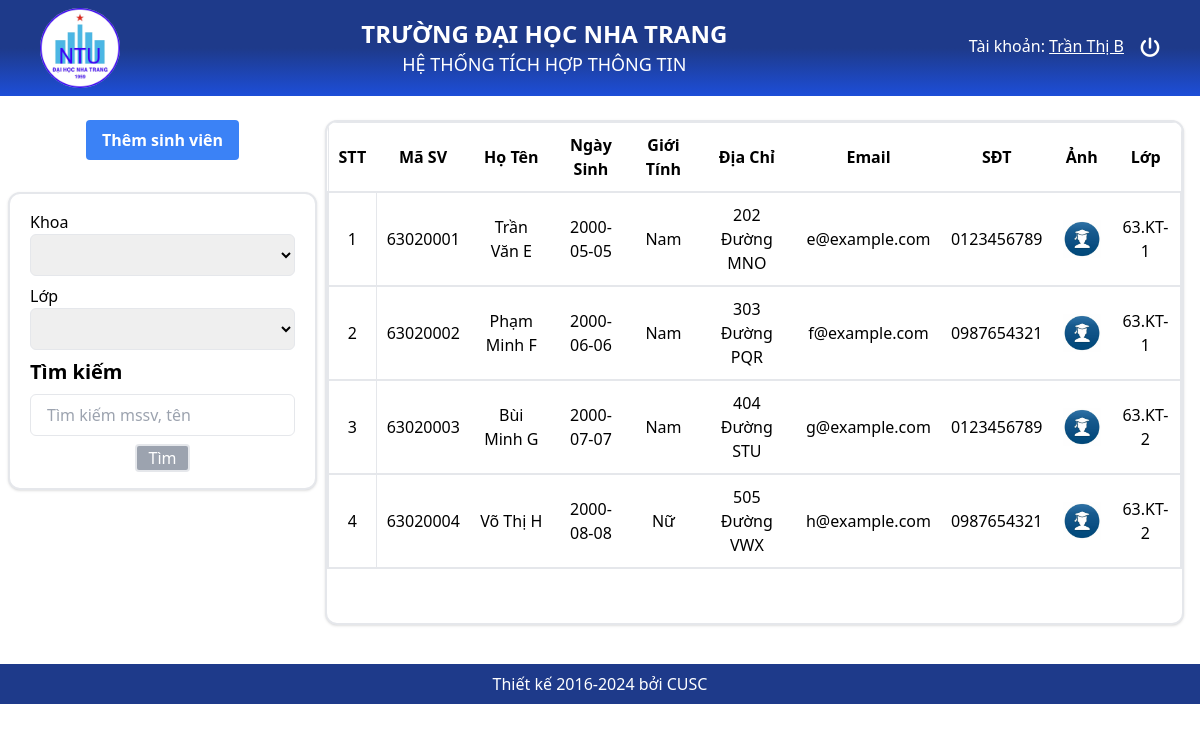
The app's page /Views/Student_List.php?khoaOption=02-KT (signed in) with its own data.
### tables this page shows
CREATE TABLE `sinhvien` (
  `MaSV` varchar(20) NOT NULL,
  `HoTen` varchar(100) NOT NULL,
  `NgaySinh` date DEFAULT NULL,
  `GioiTinh` varchar(10) NOT NULL,
  `DiaChi` varchar(200) DEFAULT NULL,
  `Email` varchar(100) DEFAULT NULL,
  `SDT` varchar(15) DEFAULT NULL,
  `AnhSV` varchar(100) NOT NULL,
  `MaLop` varchar(10) NOT NULL
);

### Controllers/KhoaController.php (called while the page is built)
<?php
class KhoaController {
    protected $conn;
    public function __construct($conn) {
        $this->conn = $conn;
    }
    public function DanhSach() {
        $sql = "SELECT * FROM khoa";
        $result = $this->conn->query($sql);
        return $result;
    }
}
?>

### Controllers/LopController.php (called while the page is built, shortened)
<?php
class LopController {
    protected $conn;
    public function __construct($conn) {
        $this->conn = $conn;
    }
    public function DanhSach() {
        $sql = "SELECT * FROM lop";
        $result = $this->conn->query($sql);
        return $result;
    }
}
?>

### Controllers/SinhVienController.php (called while the page is built, shortened)
<?php
class SinhVienController
{
    protected $conn;
    public function __construct($conn)
    {
        $this->conn = $conn;
    }
    public function timKiem($maKhoa = null, $maLop = null, $search = null)
    {
        $sql = "SELECT sinhvien.* FROM sinhvien
                INNER JOIN lop ON sinhvien.MaLop = lop.MaLop
                INNER JOIN khoa ON lop.MaKhoa = khoa.MaKhoa";
        $dieukien = array();
        if (!empty($maKhoa) && $maKhoa !== " ") {
            $dieukien[] = "khoa.MaKhoa = '$maKhoa'";
        }
        if (count($dieukien) > 0) {
            $sql .= " WHERE " . implode(' AND ', $dieukien);
        }
        $result = $this->conn->query($sql);
        return $result;
    }
}
?>

### Views/Student_List.php (the view, shortened to what this page needs)
<?php
require_once __DIR__ . '/../config/db.php';
include_once __DIR__ . '/../Controllers/SinhVienController.php';
include_once __DIR__ . '/../Controllers/KhoaController.php';
include_once __DIR__ . '/../Controllers/LopController.php';
$svController = new SinhVienController($conn);
$khoaController = new KhoaController($conn);
$lopController = new LopController($conn);
$maKhoa = isset($_GET['khoaOption']) ? $_GET['khoaOption'] : '';
$maLop = isset($_GET['lopOption']) ? $_GET['lopOption'] : '';
$search = isset($_GET['search']) ? $_GET['search'] : '';
$khoaList = $khoaController->DanhSach();
$lopList = $lopController->DanhSach();
$sinhvienList = $svController->timKiem($maKhoa, $maLop, $search);
?>
<?php include_once __DIR__ . "/../layout/header.php"; ?>
<body>
    <div class="my-6 mx-2 min-h-[520px] flex">
        <div class="flex flex-col items-center">
            <button onclick="window.location.href='Student_Create.php'" class="mb-4 px-4 py-2 bg-blue-500 text-white font-semibold rounded hover:bg-blue-600">
                Thêm sinh viên
            </button>
            <form method="GET" class="h-max w-max px-5 py-4 flex flex-col bg-white rounded-xl shadow border-2 mt-4">
                <label class="grid grid-cols-2">
                    <span>Khoa</span>
                    <select id="khoaOption" name="khoaOption" class="col-span-2 p-2 border rounded-md">
                        <option value=""></option>
                    <?php
                        if ($khoaList->num_rows > 0) {
                            while ($khoa = $khoaList->fetch_assoc()) {
                                echo "<option value=\"" . $khoa['MaKhoa'] . "\">" . htmlspecialchars($khoa['TenKhoa']) . "</option>";
                            }
                        }
                    ?>
                    </select>
                </label>
                <label class="grid grid-cols-2 mt-2">
                    <span>Lớp</span>
                    <select id="lopOption" name="lopOption" class="col-span-2 p-2 border rounded-md">
                    <option value=""></option>
                    <?php
                        if ($lopList->num_rows > 0) {
                            while ($lop = $lopList->fetch_assoc()) {
                                echo "<option value=\"" . $lop['MaLop'] . "\">" . htmlspecialchars($lop['TenLop']) . "</option>";
                            }
                        }
                    ?>
                    </select>
                </label>
                <h1 class="font-bold text-xl py-2">Tìm kiếm</h1>
                <input type="text" name="search" class="px-4 py-2 border rounded-md" placeholder="Tìm kiếm mssv, tên" id="searchInput">
                <div class="text-center text-white">
                    <button type="submit" class="border-2 px-3 mt-2 rounded bg-gray-400 hover:bg-gray-500">Tìm</button>
                </div>
            </form>
        </div>
        <div class="w-full h-[505px] mx-2 bg-white rounded-xl shadow border-2 overflow-scroll overflow-x-hidden">
            <table border="1" cellpadding="10" cellspacing="0" class="w-full text-center border border-collapse">
                <thead>
                    <tr class="">
                        <th>STT</th>
                        <th>Mã SV</th>
                        <th>Họ Tên</th>
                        <th>Ngày Sinh</th>
                        <th>Giới Tính</th>
                        <th>Địa Chỉ</th>
                        <th>Email</th>
                        <th>SĐT</th>
                        <th>Ảnh</th>
                        <th>Lớp</th>
                    </tr>
                </thead>
                <tbody>
                    <?php if ($sinhvienList && $sinhvienList->num_rows > 0): ?>
                        <?php $stt=1; foreach ($sinhvienList as $sinhvien): ?>
                            <tr title="Ấn vào xem chi tiết" class="border-2 cursor-pointer hover:bg-gray-200" onclick="window.location.href='Student_Detail.php?MaSV=<?php echo $sinhvien['MaSV']; ?>'">
                                <td class="border"><?php echo $stt; ?></td>
                                <td><?php echo $sinhvien['MaSV']; ?></td>
                                <td><?php echo $sinhvien['HoTen']; ?></td>
                                <td><?php echo $sinhvien['NgaySinh']; ?></td>
                                <td><?php echo $sinhvien['GioiTinh']; ?></td>
                                <td><?php echo $sinhvien['DiaChi']; ?></td>
                                <td><?php echo $sinhvien['Email']; ?></td>
                                <td><?php echo $sinhvien['SDT']; ?></td>
                                <td><img src="<?php echo '../asset/Images/' . $sinhvien['AnhSV']; ?>" alt="Student Image" width="50" height="50"></td>
                                <td><?php echo $sinhvien['MaLop']; $stt++?></td>
                            </tr>
                        <?php endforeach; ?>
                    <?php else: ?>
                        <tr>
                            <td colspan="9">Không có dữ liệu.</td>
                        </tr>
                    <?php endif; ?>
                </tbody>
            </table>
        </div>
    </div>
</body>
<?php include_once __DIR__ . "/../layout/footer.php"; ?>

### records on screen
sinhvien: MaSV "63020001", HoTen "Trần Văn E", NgaySinh "2000-05-05", GioiTinh "Nam", DiaChi "202 Đường MNO", Email "e@example.com", SDT "0123456789", AnhSV (picture), MaLop "63.KT-1"
sinhvien: MaSV "63020002", HoTen "Phạm Minh F", NgaySinh "2000-06-06", GioiTinh "Nam", DiaChi "303 Đường PQR", Email "f@example.com", SDT "0987654321", AnhSV (picture), MaLop "63.KT-1"
sinhvien: MaSV "63020003", HoTen "Bùi Minh G", NgaySinh "2000-07-07", GioiTinh "Nam", DiaChi "404 Đường STU", Email "g@example.com", SDT "0123456789", AnhSV (picture), MaLop "63.KT-2"
sinhvien: MaSV "63020004", HoTen "Võ Thị H", NgaySinh "2000-08-08", GioiTinh "Nữ", DiaChi "505 Đường VWX", Email "h@example.com", SDT "0987654321", AnhSV (picture), MaLop "63.KT-2"

### other values on screen
$_SESSION['User']['HoTen'] "Trần Thị B"
